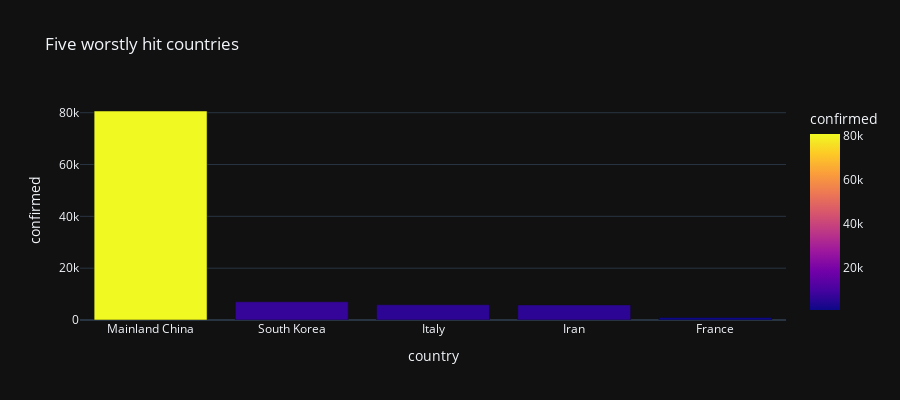

The cell this chart's notebook holds for it:
### Markdown cell above
#### Q1. Which countries are mostly hit by COVID?

### Code cell
import plotly.express as px
data=covid_countrywise.sort_values('confirmed',ascending=False)[0:5]

fig = px.bar(data, x='country', y='confirmed',
             hover_data=['country','confirmed'], color='confirmed',
             labels={'pop':'Confirmed Cases'}, height=400,title='Five worstly hit countries')
fig.update_layout(template='plotly_dark')
fig.show()

### Figure 1 — Plotly figure (JSON) as saved in the notebook; plotly's stock layout.template omitted (floating-point values rounded to 4 significant figures)
{"data": [{"alignmentgroup": "True", "customdata": [["Mainland China", 80652], ["South Korea", 7041], ["Italy", 5883], ["Iran", 5823], ["France", 949]], "hoverlabel": {"namelength": 0}, "hovertemplate": "country=%{customdata[0]}<br>confirmed=%{marker.color}", "legendgroup": "", "marker": {"color": [80652, 7041, 5883, 5823, 949], "coloraxis": "coloraxis"}, "name": "", "offsetgroup": "", "orientation": "v", "showlegend": false, "textposition": "auto", "type": "bar", "x": ["Mainland China", "South Korea", "Italy", "Iran", "France"], "xaxis": "x", "y": [80652, 7041, 5883, 5823, 949], "yaxis": "y"}], "layout": {"barmode": "relative", "coloraxis": {"colorbar": {"title": {"text": "confirmed"}}, "colorscale": [[0, "#0d0887"], [0.1111, "#46039f"], [0.2222, "#7201a8"], [0.3333, "#9c179e"], [0.4444, "#bd3786"], [0.5556, "#d8576b"], [0.6667, "#ed7953"], [0.7778, "#fb9f3a"], [0.8889, "#fdca26"], [1, "#f0f921"]]}, "height": 400, "legend": {"tracegroupgap": 0}, "title": {"text": "Five worstly hit countries"}, "xaxis": {"anchor": "y", "domain": [0, 1], "title": {"text": "country"}}, "yaxis": {"anchor": "x", "domain": [0, 1], "title": {"text": "confirmed"}}}}
